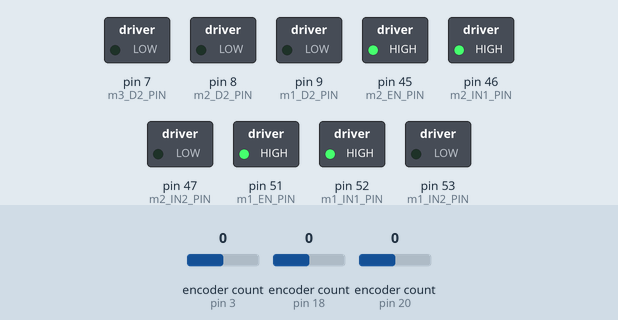
Simulated run of this sketch. Board: Arduino Mega 2560, built with avr-gcc and run on an emulated ATmega2560. On the bench: switched loads named in the sketch (green lamp = pin HIGH). The inputs (shaded band) are chosen by the test bench; at power-on: encoder count (sensors on pin 3, pin 18, pin 20) 0. The ROS host is connected and sends only what is stated.

Above: at 1.2 s.
1.3 s: encoder count (sensor on pin 3) set to 1
At 2.5 s:
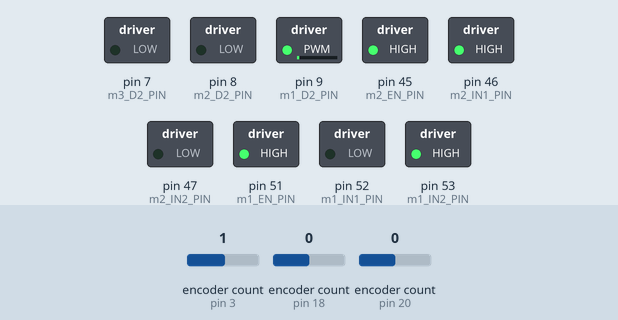
2.8 s: encoder count (sensor on pin 18) set to 1
At 3.4 s:
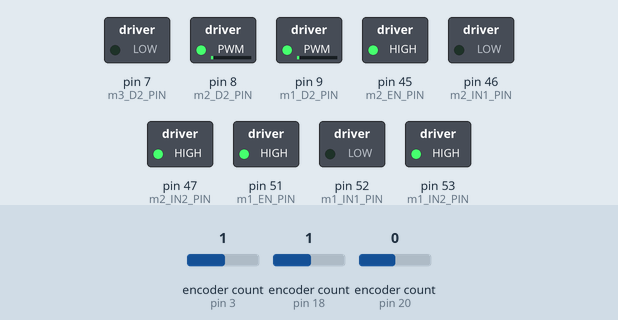
4.3 s: encoder count (sensor on pin 20) set to 1
At 5.5 s:
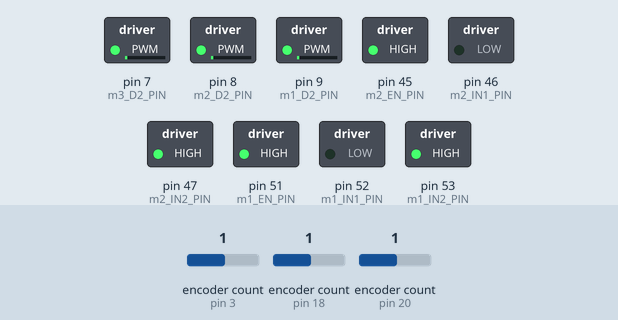
5.8 s: encoder count (sensor on pin 3) set to 0
At 6.5 s:
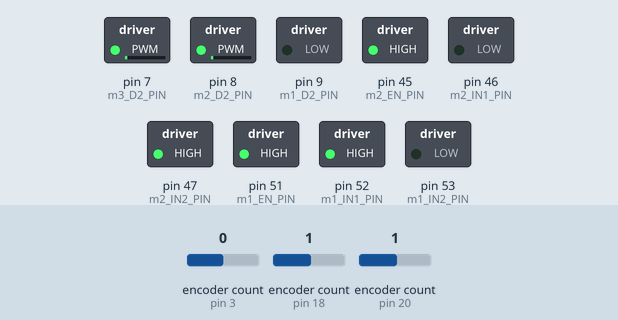
7.3 s: encoder count (sensor on pin 18) set to 0
At 8.2 s:
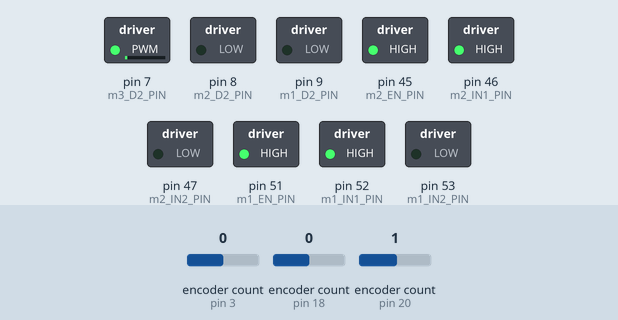
8.8 s: encoder count (sensor on pin 3) set to -1
At 10.3 s:
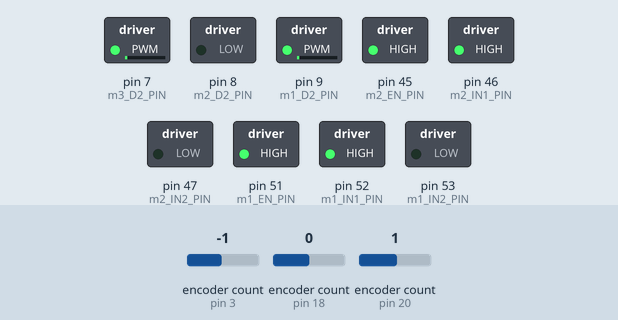
Timing chart, 0 to 11.3 s (numbered marks = the images above; inputs shaded):
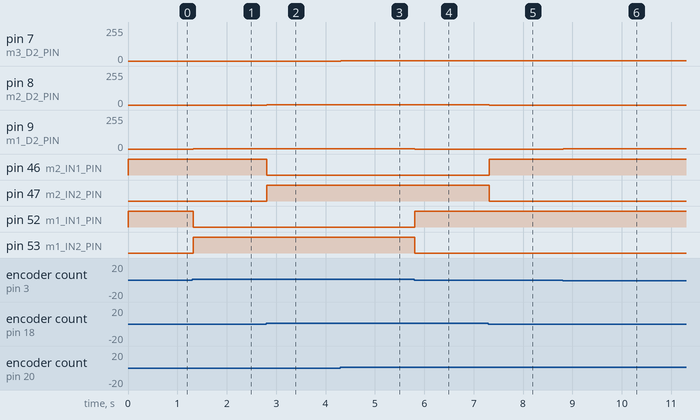

Measured:
- after the input at 1.3 s, pin 9 (m1_D2_PIN): 0/255 → 2/255 at once; pin 52 (m1_IN1_PIN): HIGH → LOW at once; pin 53 (m1_IN2_PIN): LOW → HIGH at once
- after the input at 2.8 s, pin 8 (m2_D2_PIN): 0/255 → 2/255 at once; pin 46 (m2_IN1_PIN): HIGH → LOW at once; pin 47 (m2_IN2_PIN): LOW → HIGH at once
- after the input at 4.3 s, pin 7 (m3_D2_PIN): 0/255 → 2/255 at once
- after the input at 5.8 s, pin 9 (m1_D2_PIN): 2/255 → 0/255 at once; pin 52 (m1_IN1_PIN): LOW → HIGH at once; pin 53 (m1_IN2_PIN): HIGH → LOW at once
- after the input at 7.3 s, pin 8 (m2_D2_PIN): 2/255 → 0/255 at once; pin 46 (m2_IN1_PIN): LOW → HIGH at once; pin 47 (m2_IN2_PIN): HIGH → LOW at once
- after the input at 8.8 s, pin 9 (m1_D2_PIN): 0/255 → 2/255 at once

The sketch:

motor_drive_PID.ino
```cpp
// connect motor controller pins to Arduino digital pins
// motor one
#define m1_EN_PIN   51 //4
#define m1_IN1_PIN  52 //5
#define m1_IN2_PIN  53 //6
#define m1_D2_PIN   9

// motor two
#define m2_EN_PIN   45
#define m2_IN1_PIN  46
#define m2_IN2_PIN  47
#define m2_D2_PIN   8

// motor 3    -  conected to the L293 board
#define m3_IN1_PIN  40
#define m3_IN2_PIN  41
#define m3_D2_PIN   7


#include <Encoder.h>
#include <PID_v1.h>

#include <ros.h>
#include <std_msgs/Float64.h>
#include <std_msgs/Float64MultiArray.h>
#include <sensor_msgs/JointState.h>

const int number_of_motors=3;

ros::NodeHandle nh;

Encoder m1_Enc(3,2);
Encoder m2_Enc(18,19);
Encoder m3_Enc(20,21);

//Define Variables we'll be connecting to
double m1_Setpoint, m1_Input, m1_Output;
double m2_Setpoint, m2_Input, m2_Output;
double m3_Setpoint, m3_Input, m3_Output;

//Specify the PID and initial tuning parameters
PID m1_PID(&m1_Input, &m1_Output, &m1_Setpoint,4255,0,0, DIRECT);
PID m2_PID(&m2_Input, &m2_Output, &m2_Setpoint,4255,0,0, DIRECT);
PID m3_PID(&m3_Input, &m3_Output, &m3_Setpoint,4255,0,0, DIRECT);

// define the commands subscriber
void messageCb( const std_msgs::Float64MultiArray& motor_command_msg){
  m1_Setpoint = motor_command_msg.data[0];
  m2_Setpoint = motor_command_msg.data[1];
  m3_Setpoint = motor_command_msg.data[2];
}
ros::Subscriber<std_msgs::Float64MultiArray> sub("rabota/arduino/motors_command", &messageCb );

float pos[number_of_motors];
float vel[number_of_motors];
float eff[number_of_motors];

std_msgs::Float64MultiArray motors_state;
ros::Publisher motors_state_pub("rabota/arduino/motors_state", &motors_state);


void setup()
{
  nh.initNode();
  nh.subscribe(sub);
  nh.advertise(motors_state_pub);

  motors_state.data_length = number_of_motors;
  motors_state.data = pos;

  //initialize the variables we're linked to
  m1_Input = m1_Enc.read()*360/2554;
  m1_Setpoint = 0;
  //turn the PID on
  m1_PID.SetMode(AUTOMATIC);
  m1_PID.SetSampleTime(15);
  m1_PID.SetOutputLimits(-255,255);

  m2_Input = m2_Enc.read()*360/7600;
  m2_Setpoint = 0;
  m2_PID.SetMode(AUTOMATIC);
  m2_PID.SetSampleTime(15);
  m2_PID.SetOutputLimits(-255,255);

  m3_Input = m3_Enc.read()*360/7600;
  m3_Setpoint = 0;
  m3_PID.SetMode(AUTOMATIC);
  m3_PID.SetSampleTime(15);
  m3_PID.SetOutputLimits(-255,255);

  // set all the motor control pins to outputs
  // motor 1
  pinMode(m1_EN_PIN, OUTPUT);
  pinMode(m1_IN1_PIN, OUTPUT);
  pinMode(m1_IN2_PIN, OUTPUT);
  pinMode(m1_D2_PIN, OUTPUT);
  // motor 2
  pinMode(m2_EN_PIN, OUTPUT);
  pinMode(m2_IN1_PIN, OUTPUT);
  pinMode(m2_IN2_PIN, OUTPUT);
  pinMode(m2_D2_PIN, OUTPUT);
  // motor 3
  pinMode(m2_EN_PIN, OUTPUT);
  pinMode(m2_IN1_PIN, OUTPUT);
  pinMode(m2_IN2_PIN, OUTPUT);
  pinMode(m2_D2_PIN, OUTPUT);

  digitalWrite(m1_EN_PIN, HIGH);
  digitalWrite(m1_IN1_PIN, LOW);
  digitalWrite(m1_IN2_PIN, LOW);

  digitalWrite(m2_EN_PIN, HIGH);
  digitalWrite(m2_IN1_PIN, LOW);
  digitalWrite(m2_IN2_PIN, LOW);

  //digitalWrite(m3_EN_PIN, HIGH);
  digitalWrite(m3_IN1_PIN, LOW);
  digitalWrite(m3_IN2_PIN, LOW);

 // Serial.begin (9600);
}

void loop()
{
  nh.spinOnce();

  m1_Input = 2*3.14159*m1_Enc.read()/20/4/127.1/5; // 2*pi*tics/windowspercircle/ticsperwindow/motorgearratio/armgearratio rad
  m1_PID.Compute();

  m2_Input = 2*3.14159*m2_Enc.read()/20/4/127.1/4; // 2*pi*tics/windowspercircle/ticsperwindow/motorgearratio/armgearratio rad
  m2_PID.Compute();

  m3_Input = 2*3.14159*m3_Enc.read()/20/4/127.1/4; // ToDo - take in acount second gear ratio
  m3_PID.Compute();

  pos[0] = double(m1_Input);
  pos[1] = double(m2_Input);
  pos[2] = double(m3_Input);

  eff[0] = m1_Output;
  eff[1] = m2_Output;
  eff[2] = m3_Output;

  motors_state.data = pos;

  //Serial.print("motor 1: Setpoint=");  Serial.print(m1_Setpoint); Serial.print("     Input=");  Serial.print(m1_Input);  Serial.print("     Output=");  Serial.println(m1_Output); //angles
  //Serial.print("motor 2: Setpoint=");  Serial.print(m2_Setpoint); Serial.print("     Input=");  Serial.print(m2_Input);  Serial.print("     Output=");  Serial.println(m2_Output); //angles
  //Serial.print("motor 3: Setpoint=");  Serial.print(m3_Setpoint); Serial.print("     Input=");  Serial.print(m3_Input);  Serial.print("     Output=");  Serial.println(m3_Output); //angles

  //-----------------------------------------------motor 1
  if (m1_Output<0) {
      digitalWrite(m1_EN_PIN, HIGH);
      digitalWrite(m1_IN1_PIN, LOW);
      digitalWrite(m1_IN2_PIN, HIGH);
      analogWrite(m1_D2_PIN, -m1_Output);
  }
  else {
      digitalWrite(m1_EN_PIN, HIGH);
      digitalWrite(m1_IN1_PIN,HIGH );
      digitalWrite(m1_IN2_PIN, LOW);
      analogWrite(m1_D2_PIN, m1_Output);
  }

  //-----------------------------------------------motor 2
  if (m2_Output<0) {
      digitalWrite(m2_IN1_PIN, LOW);
      digitalWrite(m2_IN2_PIN, HIGH);
      analogWrite(m2_D2_PIN, -m2_Output);
  }
  else {
      digitalWrite(m2_IN1_PIN,HIGH );
      digitalWrite(m2_IN2_PIN, LOW);
      analogWrite(m2_D2_PIN, m2_Output);
  }

  //-------------------------------------------------motor 3
  if (m3_Output<0) {
      digitalWrite(m3_IN1_PIN, LOW);
      digitalWrite(m3_IN2_PIN, HIGH);
      analogWrite(m3_D2_PIN, -m3_Output);
  }
  else {
      digitalWrite(m3_IN1_PIN,HIGH );
      digitalWrite(m3_IN2_PIN, LOW);
      analogWrite(m3_D2_PIN, m3_Output);
  }

  //-------------------------------------------------
  //pub.publish( &robot_state );
  motors_state_pub.publish( &motors_state);
  delay(5);
}
```
